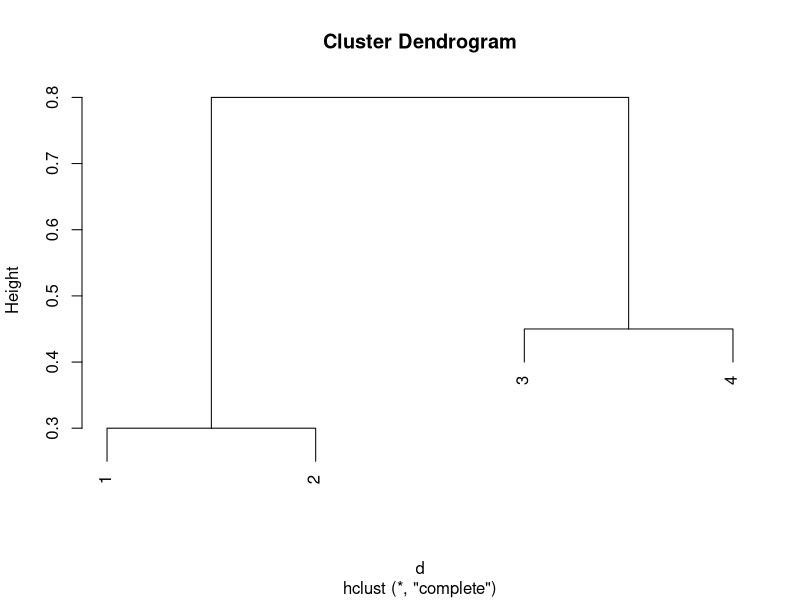
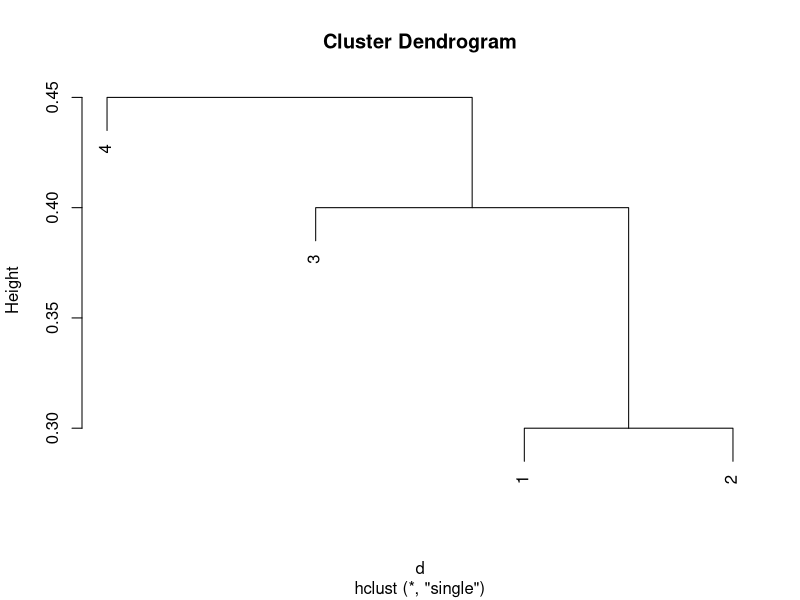
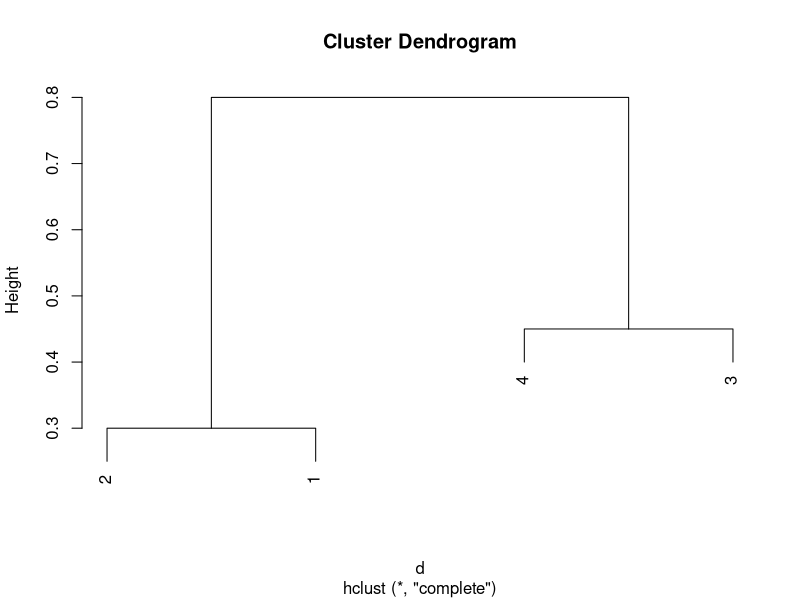

These charts were generated, in order, by the following R code:
## ---- chunk 1
knitr::opts_chunk$set(echo = TRUE)
## ---- chunk 2
#a
d = as.dist(matrix(c(0, 0.3, 0.4, 0.7, 
                     0.3, 0, 0.5, 0.8,
                     0.4, 0.5, 0.0, 0.45,
                     0.7, 0.8, 0.45, 0.0), nrow=4))
plot(hclust(d, method="complete"))
#b
plot(hclust(d, method="single"))
#c {1,2}, {3,4}
#d {4}, {1,2,3}
#e
plot(hclust(d, method="complete"), labels=c(2,1,4,3))
## ---- chunk 3
#generate
set.seed(0)
control = matrix(rnorm(50*1000),ncol=50)
treatment = matrix(rnorm(50*1000),ncol=50)
express = cbind(control,treatment)
express[1,] = seq(-50,49)

pr.out = prcomp(scale(express))
summary(pr.out)$importance[,1]

#add batch effect
new_express = rbind(express,c(rep(34,50),rep(1,50)))
pr.out = prcomp(scale(new_express))
summary(pr.out)$importance[,1]
